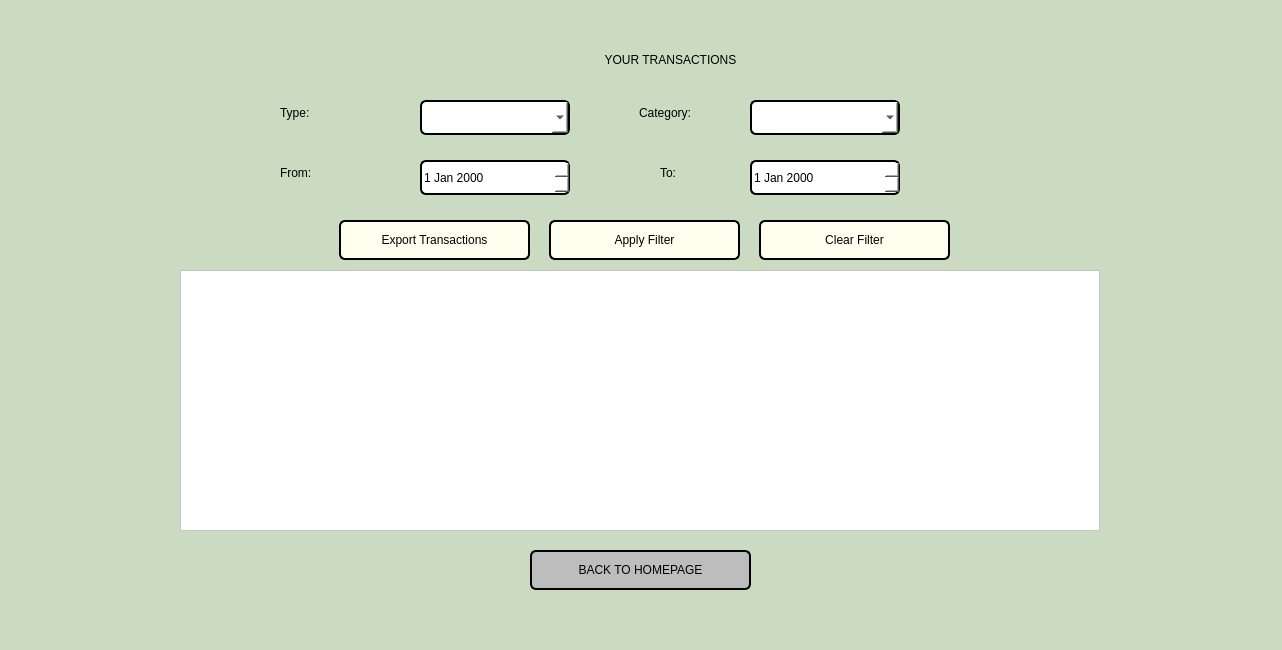
<?xml version="1.0" encoding="UTF-8"?>
<ui version="4.0">
 <class>viewtransactions</class>
 <widget class="QDialog" name="viewtransactions">
  <property name="geometry">
   <rect>
    <x>0</x>
    <y>0</y>
    <width>1282</width>
    <height>650</height>
   </rect>
  </property>
  <property name="windowTitle">
   <string>BudgetBuddy - View Transactions</string>
  </property>
  <property name="styleSheet">
   <string notr="true">
    background-color: rgb(202, 219, 194);
   </string>
  </property>
  <widget class="QLabel" name="labelTitle">
   <property name="geometry">
    <rect>
     <x>420</x>
     <y>40</y>
     <width>501</width>
     <height>40</height>
    </rect>
   </property>
   <property name="styleSheet">
    <string notr="true">
     font: 700 35pt &quot;Segoe UI&quot;;
     color: rgb(0, 0, 0);
   </string>
   </property>
   <property name="text">
    <string>YOUR TRANSACTIONS</string>
   </property>
   <property name="alignment">
    <set>Qt::AlignmentFlag::AlignCenter</set>
   </property>
  </widget>
  <widget class="QLabel" name="labelType">
   <property name="geometry">
    <rect>
     <x>280</x>
     <y>100</y>
     <width>80</width>
     <height>25</height>
    </rect>
   </property>
   <property name="styleSheet">
    <string notr="true">
     font: 600 16pt &quot;Segoe UI&quot;;
     color: rgb(0, 0, 0);
   </string>
   </property>
   <property name="text">
    <string>Type:</string>
   </property>
  </widget>
  <widget class="QComboBox" name="comboBoxTypeFilter">
   <property name="geometry">
    <rect>
     <x>420</x>
     <y>100</y>
     <width>150</width>
     <height>35</height>
    </rect>
   </property>
   <property name="styleSheet">
    <string notr="true">
   
     font: 600 12pt &quot;Segoe UI&quot;;
     background: white;
     color: rgb(0, 0, 0);
     border: 2px solid black;
     border-radius: 6px;
   </string>
   </property>
  </widget>
  <widget class="QLabel" name="labelCategory">
   <property name="geometry">
    <rect>
     <x>639</x>
     <y>100</y>
     <width>91</width>
     <height>25</height>
    </rect>
   </property>
   <property name="styleSheet">
    <string notr="true">
     font: 600 16pt &quot;Segoe UI&quot;;
     color: rgb(0, 0, 0);
   </string>
   </property>
   <property name="text">
    <string>Category:</string>
   </property>
  </widget>
  <widget class="QComboBox" name="comboBoxCategoryFilter">
   <property name="geometry">
    <rect>
     <x>750</x>
     <y>100</y>
     <width>150</width>
     <height>35</height>
    </rect>
   </property>
   <property name="styleSheet">
    <string notr="true">
   
     font: 600 12pt &quot;Segoe UI&quot;;
     background: white;
     color: rgb(0, 0, 0);
     border: 2px solid black;
     border-radius: 6px;
   </string>
   </property>
  </widget>
  <widget class="QLabel" name="labelFrom">
   <property name="geometry">
    <rect>
     <x>280</x>
     <y>160</y>
     <width>80</width>
     <height>25</height>
    </rect>
   </property>
   <property name="styleSheet">
    <string notr="true">
     font: 600 16pt &quot;Segoe UI&quot;;
     color: rgb(0, 0, 0);
   </string>
   </property>
   <property name="text">
    <string>From:</string>
   </property>
  </widget>
  <widget class="QDateEdit" name="dateEditFrom">
   <property name="geometry">
    <rect>
     <x>420</x>
     <y>160</y>
     <width>150</width>
     <height>35</height>
    </rect>
   </property>
   <property name="styleSheet">
    <string notr="true">
     font: 600 12pt &quot;Segoe UI&quot;;
     background: white;
     color: rgb(0, 0, 0);
     border: 2px solid black;
     border-radius: 6px;
   </string>
   </property>
  </widget>
  <widget class="QLabel" name="labelTo">
   <property name="geometry">
    <rect>
     <x>660</x>
     <y>160</y>
     <width>80</width>
     <height>25</height>
    </rect>
   </property>
   <property name="styleSheet">
    <string notr="true">
     font: 600 16pt &quot;Segoe UI&quot;;
     color: rgb(0, 0, 0);
   </string>
   </property>
   <property name="text">
    <string>To:</string>
   </property>
  </widget>
  <widget class="QDateEdit" name="dateEditTo">
   <property name="geometry">
    <rect>
     <x>750</x>
     <y>160</y>
     <width>150</width>
     <height>35</height>
    </rect>
   </property>
   <property name="styleSheet">
    <string notr="true">
     
     font: 600 12pt &quot;Segoe UI&quot;;
     background: white;
     color: rgb(0, 0, 0);
     border: 2px solid black;
     border-radius: 6px;
   </string>
   </property>
  </widget>
  <widget class="QPushButton" name="buttonApplyFilter">
   <property name="geometry">
    <rect>
     <x>549</x>
     <y>220</y>
     <width>191</width>
     <height>40</height>
    </rect>
   </property>
   <property name="styleSheet">
    <string notr="true">
     font: 600 16pt &quot;Segoe UI&quot;;
background-color: #FFFFF0;
     color: rgb(0, 0, 0);
     border: 2px solid black;
     border-radius: 6px;
   </string>
   </property>
   <property name="text">
    <string>Apply Filter</string>
   </property>
  </widget>
  <widget class="QPushButton" name="buttonClearFilter">
   <property name="geometry">
    <rect>
     <x>759</x>
     <y>220</y>
     <width>191</width>
     <height>40</height>
    </rect>
   </property>
   <property name="styleSheet">
    <string notr="true">
     font: 600 16pt &quot;Segoe UI&quot;;
background-color: #FFFFF0;
     color: rgb(0, 0, 0);
     border: 2px solid black;
     border-radius: 6px;
   </string>
   </property>
   <property name="text">
    <string>Clear Filter</string>
   </property>
  </widget>
  <widget class="QPushButton" name="buttonExport">
   <property name="geometry">
    <rect>
     <x>339</x>
     <y>220</y>
     <width>191</width>
     <height>40</height>
    </rect>
   </property>
   <property name="styleSheet">
    <string notr="true">
     font: 600 16pt &quot;Segoe UI&quot;;
background-color: #FFFFF0;
     color: rgb(0, 0, 0);
     border: 2px solid black;
     border-radius: 6px;
   </string>
   </property>
   <property name="text">
    <string>Export Transactions</string>
   </property>
  </widget>
  <widget class="QTableWidget" name="tableWidgetTransactions">
   <property name="geometry">
    <rect>
     <x>180</x>
     <y>270</y>
     <width>920</width>
     <height>261</height>
    </rect>
   </property>
   <property name="styleSheet">
    <string notr="true">background-color: rgb(255, 255, 255);</string>
   </property>
  </widget>
  <widget class="QPushButton" name="buttonBack">
   <property name="geometry">
    <rect>
     <x>530</x>
     <y>550</y>
     <width>221</width>
     <height>40</height>
    </rect>
   </property>
   <property name="styleSheet">
    <string notr="true">
     font: 700 16pt &quot;Segoe UI&quot;;
    background-color: rgb(189, 189, 189);
     color: rgb(0, 0, 0);
     border: 2px solid black;
     border-radius: 6px;
   </string>
   </property>
   <property name="text">
    <string>BACK TO HOMEPAGE</string>
   </property>
  </widget>
 </widget>
 <resources/>
 <connections/>
</ui>
